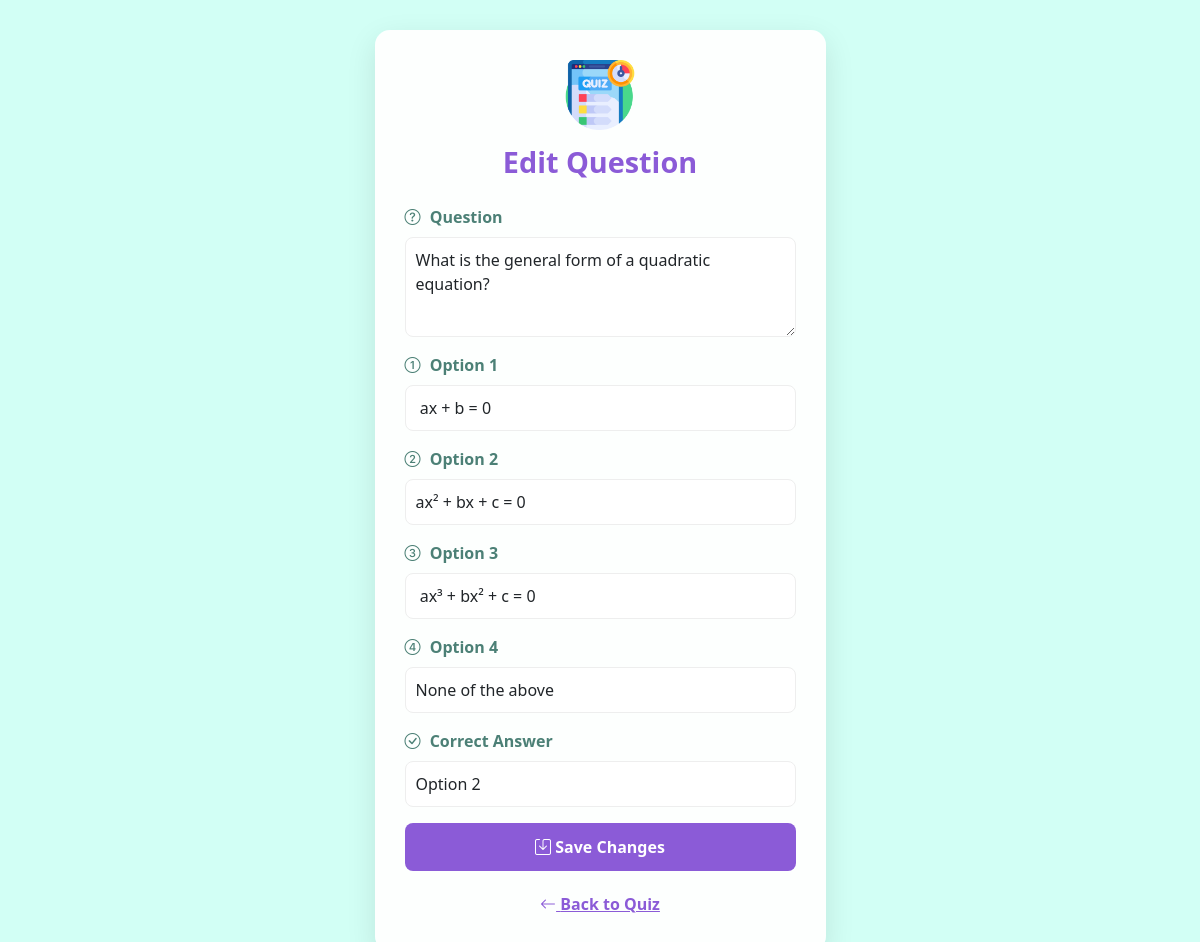
Page /edit_question/1 (signed in) on the committed database.
### main.py (models this page shows)
class Question(db.Model):
    id = db.Column(db.Integer, primary_key=True)
    qsn = db.Column(db.String(350),nullable=False)
    opt1 = db.Column(db.String(160),nullable=False)
    opt2 = db.Column(db.String(160),nullable=False)
    opt3 = db.Column(db.String(160),nullable=True)
    opt4 = db.Column(db.String(160),nullable=True)
    crct_ans = db.Column(db.Integer,nullable=False)
    quiz_id = db.Column(db.Integer, db.ForeignKey('quiz.id'), nullable=False)
    quiz = db.relationship('Quiz', back_populates = 'qsns')

### main.py (the view)
@app.route('/edit_question/<int:question_id>', methods=['GET', 'POST'])
def edit_question(question_id):
    if 'admin' in session:
        question_to_edit = Question.query.filter_by(id=question_id).first()
        if not question_to_edit:
            return redirect(url_for('admin_dashboard'))
        if request.method == 'POST':
            qsn = request.form['qsn']
            opt1 = request.form['opt1']
            opt2 = request.form['opt2']
            opt3 = request.form['opt3']
            opt4 = request.form['opt4']
            crct_ans = request.form['crct_ans']
            question_to_edit.qsn = qsn
            question_to_edit.opt1 = opt1
            question_to_edit.opt2 = opt2
            question_to_edit.opt3 = opt3
            question_to_edit.opt4 = opt4
            question_to_edit.crct_ans = crct_ans
            db.session.commit()
            flash('Question updated successfully!', 'success')
            return redirect(url_for('view_quiz', quiz_id=question_to_edit.quiz_id))
        else:
            return render_template('question_edit.html', question=question_to_edit)
    return redirect(url_for('login'))

### templates/question_edit.html (shortened to what this page needs)
<!DOCTYPE html>
<html lang="en">
<head>
    <link href="https://cdn.jsdelivr.net/npm/bootstrap@5.1.3/dist/css/bootstrap.min.css" rel="stylesheet">
    <link rel="stylesheet" href="https://cdn.jsdelivr.net/npm/bootstrap-icons@1.7.2/font/bootstrap-icons.css">
    <link rel="stylesheet" href="{{ url_for('static', filename='css/sub_edit_styles.css') }}">
</head>
<body>
    <div class="container">
        <div class="row justify-content-center">
            <div class="col-12 col-md-6 col-lg-5">
                <div class="subject-card">
                    <div class="text-center mb-4">
                        <img src="{{ url_for('static', filename='images/logo.png') }}" alt="QuizMaster Logo" class="subject-logo">
                        <h2 class="form-title">Edit Question</h2>
                    </div>
                    <form action="/edit_question/{{question.id}}" method="POST">
                        <div class="mb-3">
                            <label for="question" class="form-label">
                                <i class="bi bi-question-circle"></i> Question
                            </label>
                            <textarea class="form-control"
                                   id="question"
                                   name="qsn"
                                   rows="3"
                                   required>{{ question.qsn }}</textarea>
                        </div>
                        <div class="mb-3">
                            <label for="opt1" class="form-label">
                                <i class="bi bi-1-circle"></i> Option 1
                            </label>
                            <input type="text"
                                   class="form-control"
                                   id="opt1"
                                   name="opt1"
                                   required
                                   value="{{ question.opt1 }}">
                        </div>
                        <div class="mb-3">
                            <label for="opt2" class="form-label">
                                <i class="bi bi-2-circle"></i> Option 2
                            </label>
                            <input type="text"
                                   class="form-control"
                                   id="opt2"
                                   name="opt2"
                                   required
                                   value="{{ question.opt2 }}">
                        </div>
                        <div class="mb-3">
                            <label for="opt3" class="form-label">
                                <i class="bi bi-3-circle"></i> Option 3
                            </label>
                            <input type="text"
                                   class="form-control"
                                   id="opt3"
                                   name="opt3"
                                   value="{{ question.opt3 }}">
                        </div>
                        <div class="mb-3">
                            <label for="opt4" class="form-label">
                                <i class="bi bi-4-circle"></i> Option 4
                            </label>
                            <input type="text"
                                   class="form-control"
                                   id="opt4"
                                   name="opt4"
                                   value="{{ question.opt4 }}">
                        </div>
                        <div class="mb-3">
                            <label for="crct_ans" class="form-label">
                                <i class="bi bi-check-circle"></i> Correct Answer
                            </label>
                            <select class="form-control"
                                    id="crct_ans"
                                    name="crct_ans"
                                    required>
                                <option value="2" {% if question.crct_ans == 2 %}selected{% endif %}>Option 2</option>
                            </select>
                        </div>
                        <button type="submit" class="create-btn">
                            <i class="bi bi-save"></i> Save Changes
                        </button>
                        <div class="text-center mt-3">
                            <a href="{{ url_for('view_quiz', quiz_id=question.quiz_id) }}" class="back-link">
                                <i class="bi bi-arrow-left"></i> Back to Quiz
                            </a>
                        </div>
                    </form>
                </div>
            </div>
        </div>
    </div>
</body>
</html>

### static/css/sub_edit_styles.css (style rules this page uses)
body { background-color: #d2fff5; min-height: 100vh; display: flex; align-items: center; justify-content: center; padding: 30px 0; }
.subject-card { background: rgba(255, 255, 255, 0.95); border-radius: 15px; padding: 30px; box-shadow: 0 10px 30px rgba(0, 0, 0, 0.1); width: 100%; }
.subject-logo { width: 70px; height: 70px; margin-bottom: 15px; transition: transform 0.3s ease; }
.form-title { color: #8b5bd7; font-weight: 700; font-size: 1.8rem; margin-bottom: 25px; }
.form-control { border-radius: 8px; padding: 10px; border: 1px solid #eee; transition: all 0.3s ease; }
.form-label { color: #4c8076; font-weight: 600; margin-bottom: 8px; }
.form-label i { margin-right: 5px; }
textarea.form-control { resize: vertical; min-height: 100px; }
.create-btn { background-color: #8b5bd7; color: white; padding: 12px; border-radius: 8px; border: none; font-weight: 600; width: 100%; transition: all 0.3s ease; }
.back-link { color: #8b5bd7; font-weight: 600; display: inline-block; padding: 5px 10px; }

### rows in the picture
Question: qsn "What is the general form of a quadratic equation?", opt1 "ax + b = 0", opt2 "ax² + bx + c = 0", opt3 "ax³ + bx² + c = 0", opt4 "None of the above", crct_ans "Option 2"
